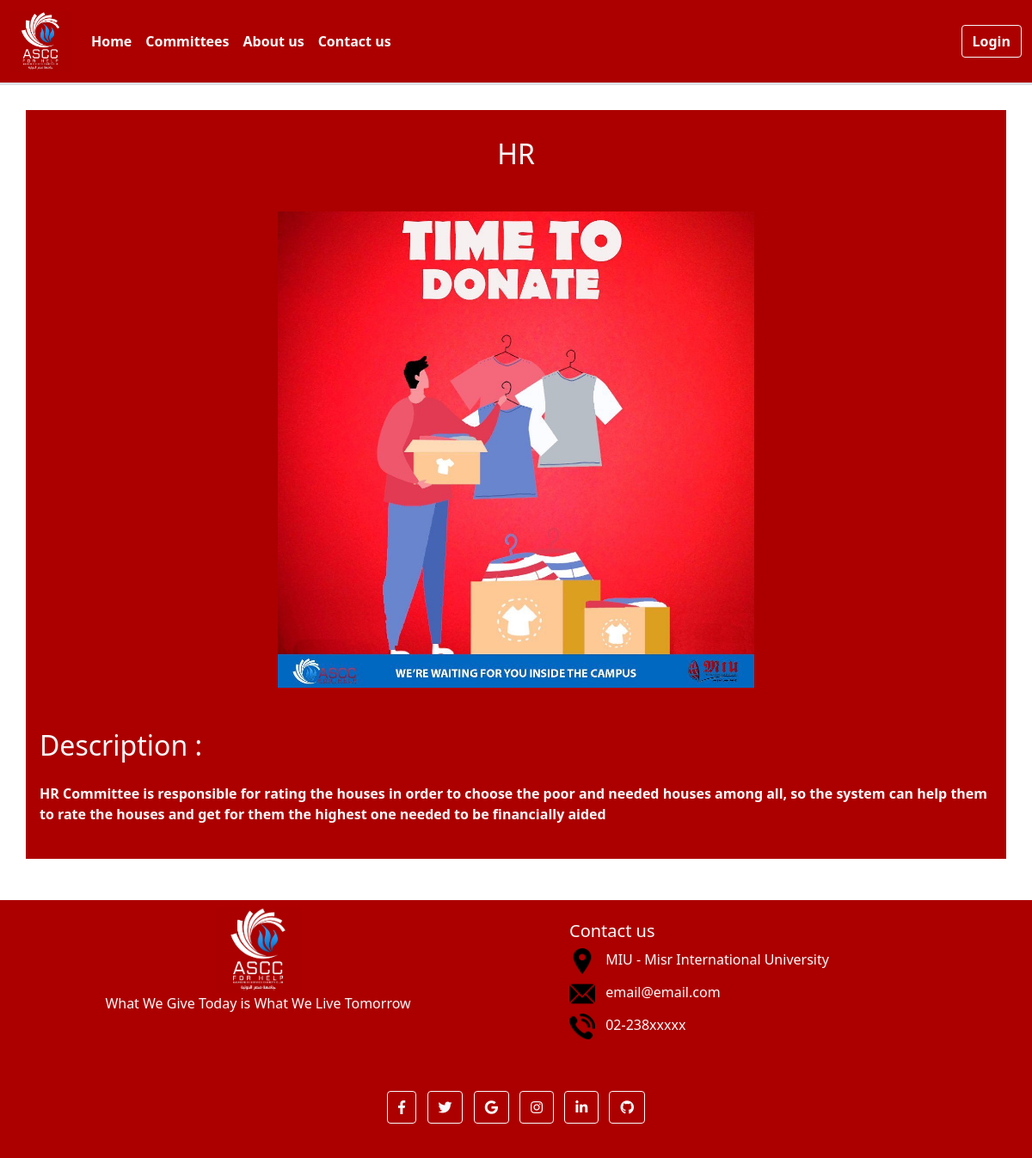
Screenshot of /show_committee/2 with the database file from the repository.
### Asec/models.py (models this page shows, shortened)
class Committee(models.Model):
    name = models.CharField(max_length=30)
    description = models.CharField(max_length=255)
    photo = models.CharField(max_length=30)
    headId = models.ForeignKey("User", on_delete=models.CASCADE)

### Asec/views.py (the view)
# urls.py: path("show_committee/<int:committeeId>", views.show_committee, name="HR_committee"),
def show_committee(request, committeeId):
    committee = Committee.objects.get(id=committeeId)
    return render(request, "Committee/show_committee.html",{
        "name":committee.name,
        "description": committee.description,
        "photo": committee.photo
    })

### Asec/Templates/Committee/show_committee.html
{% extends "General/layout.html" %}
{% load static %}
{% block content %}
    <div class="container-lg my-5 p-3 text-light" style="background-color: rgb(172, 0, 0);">
        <h2 class="text-center m-3">{{ name }}</h2>
        <div class="text-center my-5">
            <img class="w-50" src="{% static photo%}" alt="TimeToDonate">
        </div>
        <h2>Description :</h2>
        <div class="fw-bold my-4">
            {{ description }}
        </div>
    </div>
{% endblock %}

### Asec/static/styles/general.css (style rules this page uses)
body { margin: 0; padding-top: 80px; background-color: rgb(250, 250, 250); }

### rows the page displays
Committee: name "HR", photo (picture), description "HR Committee is responsible for rating the houses in order to choose the poor and needed houses among all, so the system can help them to rate the houses and get for them the highest one needed to be financially aided"
